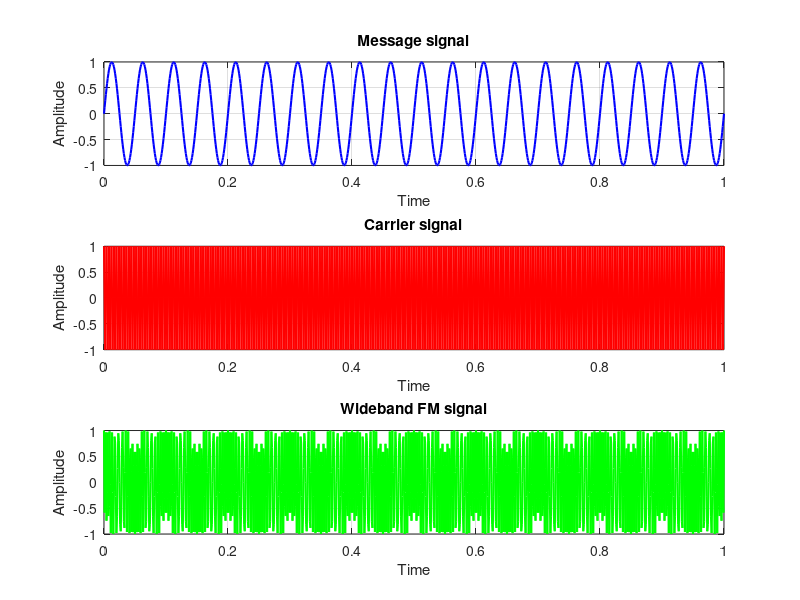

Source code (MATLAB):
clc; % Clears the Command Window
clear all; % Clears the Workspace
close all; % Closes all the Windows opened by the program

% Time sampling where Step Size = 0.001
t = 0:0.001:1;

fm = 20; % frequency of the Message signal
fc = 250; % frequency of the Carrier signal

% Take the user input for the Frequency Modulation Index (b)
% (b) must be greater than 1
b = input("Enter the value of b (>1): ");

% Define the Modulating/Message signal
% here its a Sine wave
msg = sin(2*pi*fm*t);

% Define the Carrier signal
% here it is a Cosine wave
crr = cos(2*pi*fc*t);

% Wideband FM Signal generation
wb_fm = cos((2*pi*fc*t)+(b*sin(2*pi*fm*t)));

% Plot all the three signals
figure('Name','Wideband FM Signal Generation');
% Message Signal
subplot(3,1,1);
plot(t, msg, 'b', 'Linewidth', 1.5);
title('Message signal');
xlabel('Time')
ylabel('Amplitude')
grid on;
% Carrier Signal
subplot(3,1,2);
plot(t, crr, 'r', 'Linewidth', 1.5);
title('Carrier signal');
xlabel('Time')
ylabel('Amplitude')
grid on;
% Wideband FM Signal
subplot(3,1,3);
plot(t, wb_fm, 'g', 'Linewidth', 1.5);
title('Wideband FM signal');
xlabel('Time')
ylabel('Amplitude')
grid on;